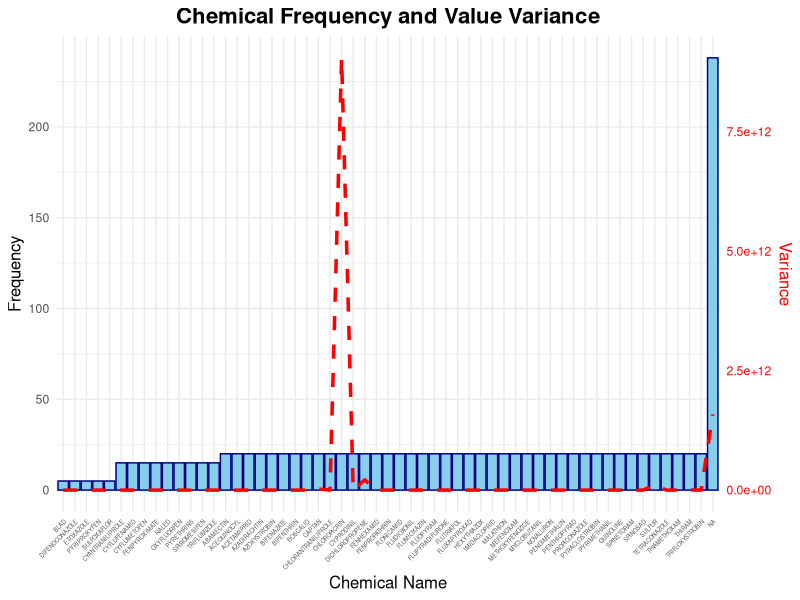
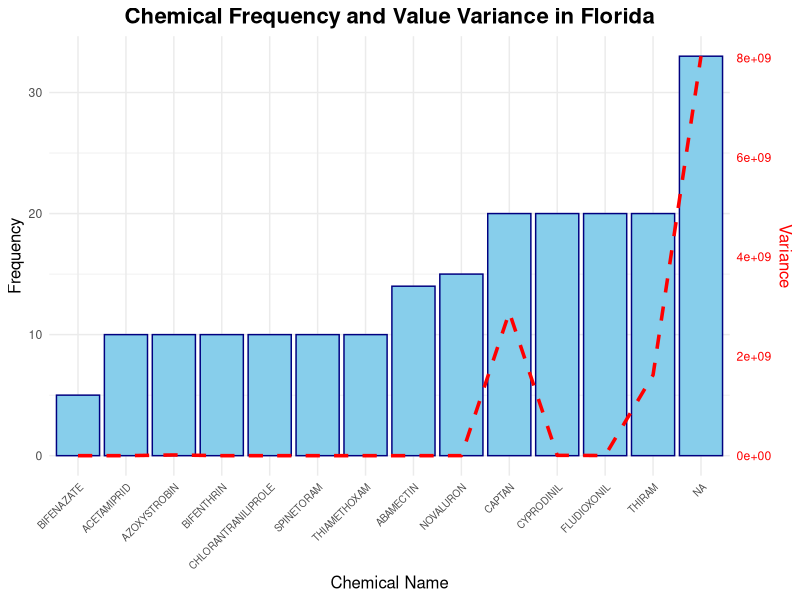
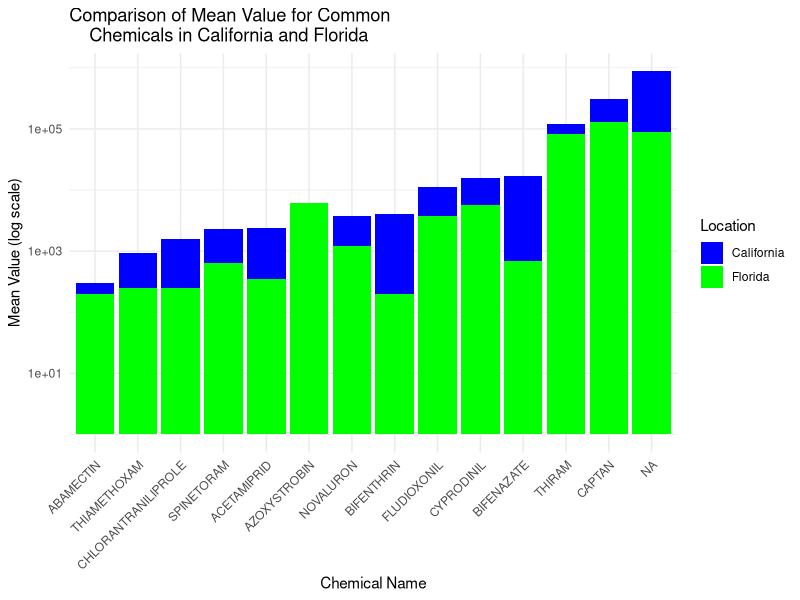
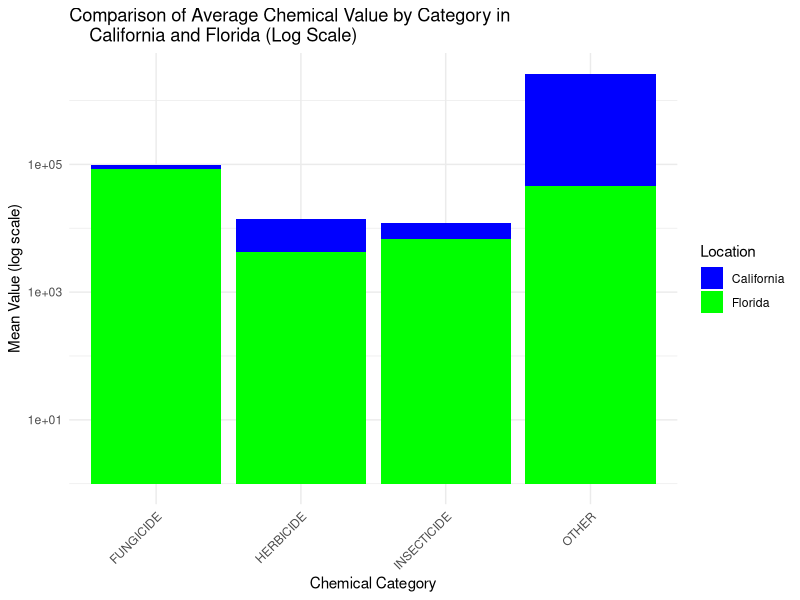
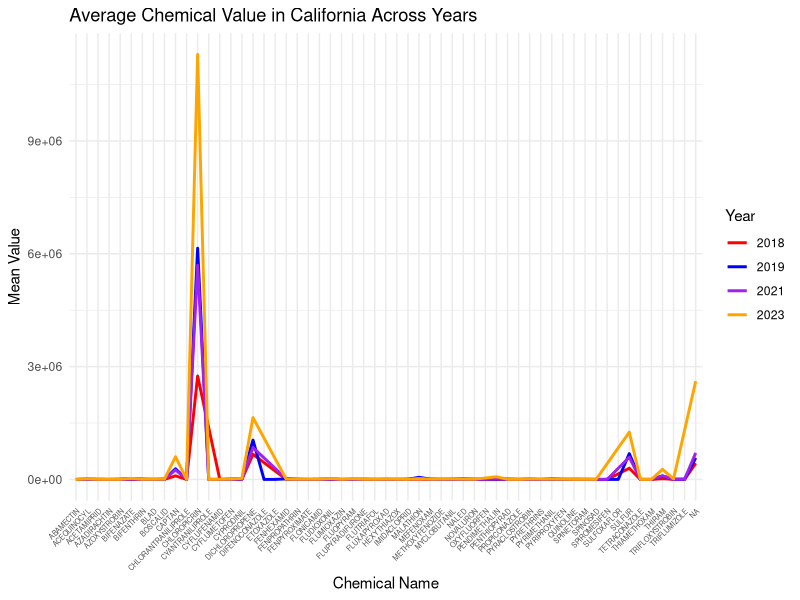
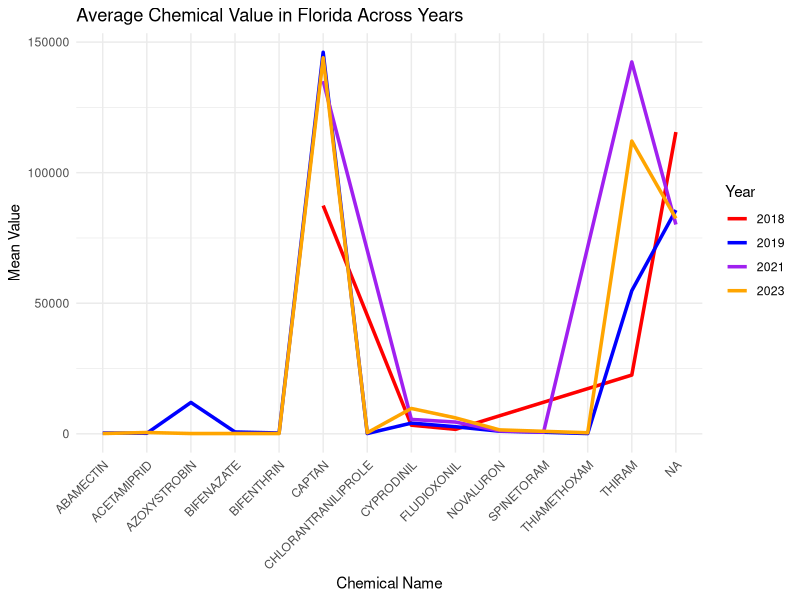

These figures' R source, in order:
## ---- chunk 1
straw_ca <- read.csv("survey_ca_chem.csv")
straw_flo <- read.csv("survey_flo_chem.csv")
## ---- chunk 2
library(dplyr)
library(knitr)
library(kableExtra)
straw_ca_lb <- straw_ca %>%
  filter(measure == "MEASURED IN LB") %>%
  filter(mkt == "BEARING - APPLICATIONS") 
straw_ca_lb %>% 
  pull(Value) %>% 
  summary()
straw_flo_lb <- straw_flo %>%
  filter(measure == "MEASURED IN LB") %>%
    filter(mkt == "BEARING - APPLICATIONS") 
straw_flo_lb %>% 
  pull(Value) %>% 
  summary()

chemicals_ca <- unique(straw_ca$Name)
num_cols <- 5
num_rows <- ceiling(length(chemicals_ca) / num_cols)
chemicals_ca_padded <- c(chemicals_ca, 
                         rep(NA, (num_rows * num_cols) - 
                               length(chemicals_ca)))
chemicals_ca_matrix <- matrix(chemicals_ca_padded, ncol = num_cols, 
                              byrow = TRUE)
kable(chemicals_ca_matrix, col.names = rep("Names", num_cols), 
      caption = "California Chemicals") %>%
  kable_styling(font_size = 8)  
chemicals_flo <- unique(straw_flo$Name)
kable(data.frame(chemicals_flo), col.names = "Florida Chemicals", 
      caption = "Florida Chemicals") %>% 
   kable_styling(font_size = 10) 
chemicals_ca <- unique(straw_ca$Name)
chemicals_flo <- unique(straw_flo$Name)
chemicals_only_in_ca <- setdiff(chemicals_ca, chemicals_flo)
chemicals_table <- data.frame(Chemicals_Only_In_CA = chemicals_only_in_ca)
chemicals_table_split <- matrix(chemicals_table$Chemicals_Only_In_CA, 
                                ncol = 4, byrow = TRUE)
kable(chemicals_table_split, col.names = rep("Chemical Name", 4), 
      caption = "Chemicals Found in California but not in Florida") %>% 
   kable_styling(font_size = 10) 
chemicals_ca_lb <- unique(straw_ca_lb$Name)
chemicals_flo_lb <- unique(straw_flo_lb$Name)
common_chemicals <- intersect(chemicals_ca_lb, chemicals_flo_lb)
num_rows <- ceiling(length(common_chemicals) / 2)
common_chemicals_matrix <- matrix(c(common_chemicals, 
  rep(NA, (num_rows * 2) - length(common_chemicals))), 
  ncol = 2, byrow = TRUE)
kable(common_chemicals_matrix, 
      col.names = c("Common Chemicals ", "Common Chemicals"), 
      caption = "Common Chemicals in California and Florida (LB)") %>%
  kable_styling(font_size = 10)
## ---- chunk 3
library(dplyr)
library(ggplot2)
chemical_summary <- straw_ca %>%
  group_by(Name) %>%
  summarise(
    Frequency = n(),              
    Variance = var(Value)  
  )
max_frequency <- max(chemical_summary$Frequency)
max_variance <- max(chemical_summary$Variance)
ggplot(chemical_summary, aes(x = reorder(Name, Frequency), y = Frequency)) +
  geom_bar(stat = "identity", fill = "skyblue", color = "navy") +  
  geom_line(aes(y = Variance * max_frequency / max_variance),  
            color = "red", linetype = "dashed", group = 1, linewidth = 1.2) +  
  labs(
    title = "Chemical Frequency and Value Variance",
    x = "Chemical Name",
    y = "Frequency"
  ) +
  scale_y_continuous(
    sec.axis = sec_axis(~ . * max_variance / max_frequency, 
                        name = "Variance")  
  ) +
  theme_minimal() +  
  theme(
    axis.text.x = element_text(angle = 45, hjust = 1, size = 4),  
    axis.title.y = element_text(size = 12),  
    axis.title.x = element_text(size = 12),  
    plot.title = element_text(hjust = 0.5, size = 16, face = "bold"), 
    axis.text.y.right = element_text(color = "red"),  
    axis.title.y.right = element_text(color = "red", size = 12)  
  )
## ---- chunk 4
library(dplyr)
library(ggplot2)
chemical_summary_flo <- straw_flo %>%
  group_by(Name) %>%
  summarise(
    Frequency = n(),             
    Variance = var(Value)
  )
max_frequency_flo <- max(chemical_summary_flo$Frequency)
max_variance_flo <- max(chemical_summary_flo$Variance)
ggplot(chemical_summary_flo, aes(x = reorder(Name, Frequency), 
                                 y = Frequency)) +
  geom_bar(stat = "identity", fill = "skyblue", color = "navy") +  
  geom_line(aes(y = Variance * max_frequency_flo / max_variance_flo),  
            color = "red", linetype = "dashed", group = 1, 
            linewidth = 1.2) +  
  labs(
    title = "Chemical Frequency and Value Variance in Florida",
    x = "Chemical Name",
    y = "Frequency"
  ) +
  scale_y_continuous(
    sec.axis = sec_axis(~ . * max_variance_flo / max_frequency_flo, 
                        name = "Variance") 
  ) +
  theme_minimal() +  
  theme(
    axis.text.x = element_text(angle = 45, hjust = 1, size = 7),  
    axis.title.y = element_text(size = 12),  
    axis.title.x = element_text(size = 12),  
    plot.title = element_text(hjust = 0.5, size = 16, face = "bold"), 
    axis.text.y.right = element_text(color = "red"),  
    axis.title.y.right = element_text(color = "red", size = 12)  
  )
## ---- chunk 5
library(dplyr)
library(ggplot2)
common_chemicals <- intersect(chemicals_ca_lb, chemicals_flo_lb)
straw_ca_common <- straw_ca_lb %>%
  filter(Name %in% common_chemicals)
straw_flo_common <- straw_flo_lb %>%
  filter(Name %in% common_chemicals)

ca_mean_values <- straw_ca_common %>%
  group_by(Name) %>%
  summarise(Mean_Value_CA = mean(Value))
flo_mean_values <- straw_flo_common %>%
  group_by(Name) %>%
  summarise(Mean_Value_FLO = mean(Value))

mean_values_comparison <- merge(ca_mean_values, 
                                flo_mean_values, by = "Name")

ggplot(mean_values_comparison, aes(x = reorder(Name, Mean_Value_CA))) +
  geom_bar(aes(y = Mean_Value_CA, fill = "California"), stat = "identity", 
           position = "dodge") +
  geom_bar(aes(y = Mean_Value_FLO, fill = "Florida"), stat = "identity", 
           position = "dodge") +
  labs(
    title = "Comparison of Mean Value for Common 
    Chemicals in California and Florida",
    x = "Chemical Name",
    y = "Mean Value (log scale)"
  ) +
  scale_y_log10() +  
  theme_minimal() +
  theme(axis.text.x = element_text(angle = 45, hjust = 1)) +
  scale_fill_manual(name = "Location", values = c("California" = "blue", 
                                                  "Florida" = "green"))
## ---- chunk 6
library(dplyr)
library(ggplot2)
ca_category_value <- straw_ca_lb %>%
  group_by(col2) %>%
  summarise(Mean_Value_CA = mean(Value, na.rm = TRUE))
flo_category_value <- straw_flo_lb %>%
  group_by(col2) %>%
  summarise(Mean_Value_FLO = mean(Value, na.rm = TRUE))

category_value_comparison <- merge(ca_category_value, flo_category_value, 
                                   by = "col2", all = TRUE)
ggplot(category_value_comparison, aes(x = col2)) +
  geom_bar(aes(y = Mean_Value_CA, fill = "California"), stat = "identity", 
           position = "dodge") +
  geom_bar(aes(y = Mean_Value_FLO, fill = "Florida"), stat = "identity", 
           position = "dodge") +
  labs(
    title = "Comparison of Average Chemical Value by Category in 
    California and Florida (Log Scale)",
    x = "Chemical Category",
    y = "Mean Value (log scale)"
  ) +
  scale_y_log10() +  
  theme_minimal() +
  theme(axis.text.x = element_text(angle = 45, hjust = 1)) +
  scale_fill_manual(name = "Location", values = c("California" = "blue", 
                                                  "Florida" = "green"))
## ---- chunk 7
library(dplyr)
library(ggplot2)
ca_yearly_avg <- straw_ca_lb %>%
  group_by(Name, Year) %>%
  summarise(Mean_Value_CA = mean(Value))
flo_yearly_avg <- straw_flo_lb %>%
  group_by(Name, Year) %>%
  summarise(Mean_Value_FLO = mean(Value))

ggplot(ca_yearly_avg, aes(x = Name, y = Mean_Value_CA, 
                          group = Year, 
                          color = as.factor(Year))) +
  geom_line(size = 1.0) +
  labs(
    title = "Average Chemical Value in California Across Years",
    x = "Chemical Name",
    y = "Mean Value"
  ) +
  scale_color_manual(
    name = "Year",
    values = c("2018" = "red", "2019" = "blue", "2020" = "green", 
               "2021" = "purple", "2023" = "orange")  
  ) +
  theme_minimal() +
  theme(axis.text.x = element_text(angle = 45, hjust = 1, size = 5))

ggplot(flo_yearly_avg, aes(x = Name, 
                           y = Mean_Value_FLO, 
                           group = Year, 
                           color = as.factor(Year))) +
  geom_line(size = 1.2) +
  labs(
    title = "Average Chemical Value in Florida Across Years",
    x = "Chemical Name",
    y = "Mean Value"
  ) +
  scale_color_manual(
    name = "Year",
    values = c("2018" = "red", "2019" = "blue", "2020" = "green", 
               "2021" = "purple", "2023" = "orange") 
  ) +
  theme_minimal() +
  theme(axis.text.x = element_text(angle = 45, hjust = 1))
